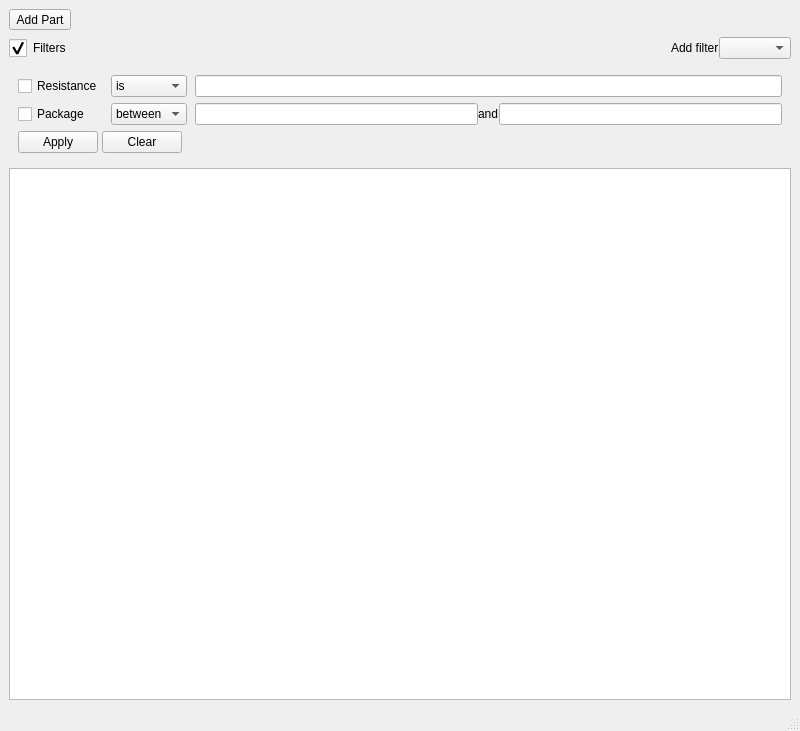
<?xml version="1.0" encoding="UTF-8"?>
<ui version="4.0">
 <class>MainWindow</class>
 <widget class="QMainWindow" name="MainWindow">
  <property name="geometry">
   <rect>
    <x>0</x>
    <y>0</y>
    <width>800</width>
    <height>731</height>
   </rect>
  </property>
  <property name="windowTitle">
   <string>MainWindow</string>
  </property>
  <widget class="QWidget" name="centralwidget">
   <layout class="QHBoxLayout" name="horizontalLayout_2">
    <item>
     <layout class="QVBoxLayout" name="verticalLayout">
      <item>
       <widget class="QToolButton" name="toolButton">
        <property name="text">
         <string>Add Part</string>
        </property>
        <property name="icon">
         <iconset resource="resources.qrc">
          <normaloff>:/images/add_part_24x24.png</normaloff>:/images/add_part_24x24.png</iconset>
        </property>
        <property name="iconSize">
         <size>
          <width>24</width>
          <height>24</height>
         </size>
        </property>
        <property name="toolButtonStyle">
         <enum>Qt::ToolButtonTextUnderIcon</enum>
        </property>
       </widget>
      </item>
      <item>
       <layout class="QHBoxLayout" name="horizontalLayout_10">
        <property name="spacing">
         <number>0</number>
        </property>
        <property name="sizeConstraint">
         <enum>QLayout::SetMaximumSize</enum>
        </property>
        <item>
         <widget class="QCheckBox" name="checkBox">
          <property name="styleSheet">
           <string notr="true">QCheckBox::indicator { width: 18px; height: 18px;}
QCheckBox::indicator:checked{image: url(:/images/collapse.png);}
QCheckBox::indicator:unchecked{image: url(:/images/expand.png);}</string>
          </property>
          <property name="text">
           <string>Filters</string>
          </property>
          <property name="checkable">
           <bool>true</bool>
          </property>
          <property name="checked">
           <bool>true</bool>
          </property>
         </widget>
        </item>
        <item>
         <spacer name="verticalSpacer">
          <property name="orientation">
           <enum>Qt::Horizontal</enum>
          </property>
          <property name="sizeType">
           <enum>QSizePolicy::MinimumExpanding</enum>
          </property>
          <property name="sizeHint" stdset="0">
           <size>
            <width>8</width>
            <height>24</height>
           </size>
          </property>
         </spacer>
        </item>
        <item>
         <widget class="QLabel" name="label_2">
          <property name="text">
           <string>Add filter</string>
          </property>
         </widget>
        </item>
        <item>
         <widget class="QComboBox" name="comboBox_3"/>
        </item>
       </layout>
      </item>
      <item>
       <widget class="QWidget" name="filterContainer" native="true">
        <layout class="QGridLayout" name="gridLayout">
         <property name="horizontalSpacing">
          <number>8</number>
         </property>
         <property name="verticalSpacing">
          <number>-1</number>
         </property>
         <item row="1" column="1">
          <widget class="QComboBox" name="comboBox_2">
           <property name="currentIndex">
            <number>3</number>
           </property>
           <item>
            <property name="text">
             <string>is</string>
            </property>
           </item>
           <item>
            <property name="text">
             <string>&gt;=</string>
            </property>
           </item>
           <item>
            <property name="text">
             <string>&lt;=</string>
            </property>
           </item>
           <item>
            <property name="text">
             <string>between</string>
            </property>
           </item>
          </widget>
         </item>
         <item row="1" column="0">
          <widget class="QCheckBox" name="checkBox_3">
           <property name="text">
            <string>Package</string>
           </property>
          </widget>
         </item>
         <item row="2" column="0" colspan="3">
          <layout class="QHBoxLayout" name="horizontalLayout_4">
           <property name="spacing">
            <number>4</number>
           </property>
           <item>
            <widget class="QPushButton" name="applyFilterButton_2">
             <property name="text">
              <string>Apply</string>
             </property>
             <property name="icon">
              <iconset resource="resources.qrc">
               <normaloff>:/images/dialog-ok-apply.png</normaloff>:/images/dialog-ok-apply.png</iconset>
             </property>
            </widget>
           </item>
           <item>
            <widget class="QPushButton" name="clearFilterButton_2">
             <property name="text">
              <string>Clear</string>
             </property>
             <property name="icon">
              <iconset resource="resources.qrc">
               <normaloff>:/images/edit_clear_16x16.png</normaloff>:/images/edit_clear_16x16.png</iconset>
             </property>
            </widget>
           </item>
           <item>
            <spacer name="horizontalSpacer_2">
             <property name="orientation">
              <enum>Qt::Horizontal</enum>
             </property>
             <property name="sizeHint" stdset="0">
              <size>
               <width>40</width>
               <height>20</height>
              </size>
             </property>
            </spacer>
           </item>
          </layout>
         </item>
         <item row="0" column="1">
          <widget class="QComboBox" name="comboBox">
           <item>
            <property name="text">
             <string>is</string>
            </property>
           </item>
           <item>
            <property name="text">
             <string>&gt;=</string>
            </property>
           </item>
           <item>
            <property name="text">
             <string>&lt;=</string>
            </property>
           </item>
           <item>
            <property name="text">
             <string>between</string>
            </property>
           </item>
          </widget>
         </item>
         <item row="0" column="2">
          <widget class="QLineEdit" name="lineEdit"/>
         </item>
         <item row="0" column="0">
          <widget class="QCheckBox" name="checkBox_2">
           <property name="text">
            <string>Resistance</string>
           </property>
          </widget>
         </item>
         <item row="1" column="2">
          <widget class="QWidget" name="widget" native="true">
           <layout class="QHBoxLayout" name="horizontalLayout">
            <property name="spacing">
             <number>0</number>
            </property>
            <property name="margin">
             <number>0</number>
            </property>
            <item>
             <widget class="QLineEdit" name="lineEdit_2"/>
            </item>
            <item>
             <widget class="QLabel" name="label">
              <property name="text">
               <string>and</string>
              </property>
             </widget>
            </item>
            <item>
             <widget class="QLineEdit" name="lineEdit_3"/>
            </item>
           </layout>
          </widget>
         </item>
        </layout>
       </widget>
      </item>
      <item>
       <widget class="QTableView" name="tableView"/>
      </item>
     </layout>
    </item>
   </layout>
  </widget>
  <widget class="QMenuBar" name="menubar">
   <property name="geometry">
    <rect>
     <x>0</x>
     <y>0</y>
     <width>800</width>
     <height>21</height>
    </rect>
   </property>
  </widget>
  <widget class="QStatusBar" name="statusbar"/>
 </widget>
 <resources>
  <include location="resources.qrc"/>
 </resources>
 <connections>
  <connection>
   <sender>checkBox</sender>
   <signal>toggled(bool)</signal>
   <receiver>filterContainer</receiver>
   <slot>setVisible(bool)</slot>
   <hints>
    <hint type="sourcelabel">
     <x>65</x>
     <y>92</y>
    </hint>
    <hint type="destinationlabel">
     <x>527</x>
     <y>125</y>
    </hint>
   </hints>
  </connection>
  <connection>
   <sender>checkBox</sender>
   <signal>toggled(bool)</signal>
   <receiver>label_2</receiver>
   <slot>setVisible(bool)</slot>
   <hints>
    <hint type="sourcelabel">
     <x>52</x>
     <y>79</y>
    </hint>
    <hint type="destinationlabel">
     <x>490</x>
     <y>86</y>
    </hint>
   </hints>
  </connection>
  <connection>
   <sender>checkBox</sender>
   <signal>toggled(bool)</signal>
   <receiver>comboBox_3</receiver>
   <slot>setVisible(bool)</slot>
   <hints>
    <hint type="sourcelabel">
     <x>47</x>
     <y>85</y>
    </hint>
    <hint type="destinationlabel">
     <x>594</x>
     <y>89</y>
    </hint>
   </hints>
  </connection>
 </connections>
</ui>
